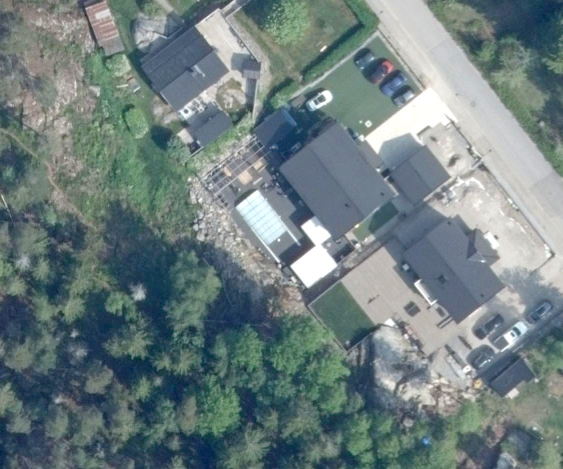
#> input picture addresses/abrahamsbergsvägen_18/assets/backyard.jpg, 1125 x 938 px, given in place of backyard.png, which was not available (shown at 1/2 size)
$ python 06_georeference_image.py
#> lines starting #> are read from the running program, lines starting #| are printed output that depends on the picture; after the words box and inside, x2 and y2 are one past the last pixel; in counts of white or black regions, pixels touching at a corner belong together
import numpy as np, json, cv2
def lm(X, Y): return (673450 + X / 16, 6570319 - Y / 16)
pairs = [
    ('shed', lm(315, 150), (178.5, 47.5)),
    ('nw small roof', lm(215, 310), (110, 150)),
    ('pool enclosure', lm(365, 555), (180, 312.5)),
    ('house roof', lm(550, 445), (320, 235)),
    ('se neighbor', lm(830, 660), (495, 395)),
    ('garage', lm(760, 420), (462, 250)),
]
P = np.array([p[2] for p in pairs], float); G = np.array([p[1] for p in pairs], float)
A = []; b = []
for (x, y), (e, n) in zip(P, G):
    A.append([x, y, 1, 0]); b.append(e)
    A.append([-y, x, 0, 1]); b.append(n)
sol, *_ = np.linalg.lstsq(np.array(A), np.array(b), rcond=None)
a, bb, tx, ty = sol
def f(x, y): return (a * x + bb * y + tx, bb * x - a * y + ty)
for name, g, p in pairs:
    e, n = f(*p); print(f'{name:16s} residual {e-g[0]:6.2f} {n-g[1]:6.2f}')
scale = np.hypot(a, bb); rot = np.degrees(np.arctan2(bb, a))
print('meters per px', scale, 'px per m', 1 / scale, 'rotation', rot)
json.dump({'a': a, 'b': bb, 'tx': tx, 'ty': ty}, open('img4_sim.json', 'w'))
img = cv2.imread('input/backyard.png'); h, w = img.shape[:2]
#> further down, img is the input picture: shape (938, 1125, 3); mean B, G, R 127.3, 126.4, 110.7
#> after `h, w = img.shape[:2]`: h = 938; w = 1125
lmimg = cv2.imread('lm_ortho_hi.jpg')
out = np.zeros_like(img)
xs, ys = np.meshgrid(np.arange(w), np.arange(h))
E = a * xs + bb * ys + tx; N = bb * xs - a * ys + ty
mx = ((E - 673430) * 10).astype(np.float32); my = ((6570340 - N) * 10).astype(np.float32)
warped = cv2.remap(lmimg, mx, my, cv2.INTER_LINEAR)
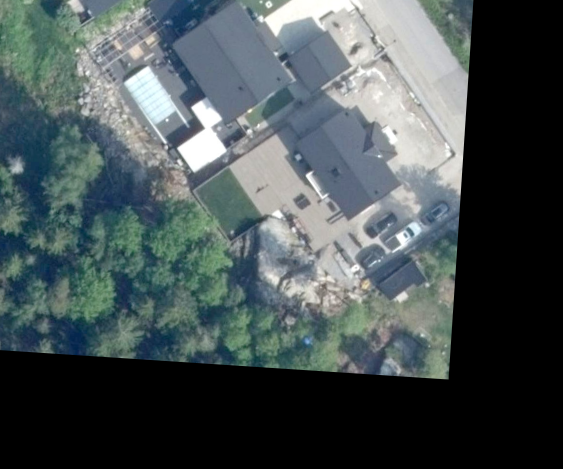
#> warped: shape (938, 1125, 3) (shown at 1/2 size); mean B, G, R 84, 82.5, 72.2
edges = cv2.Canny(cv2.cvtColor(warped, cv2.COLOR_BGR2GRAY), 60, 150)
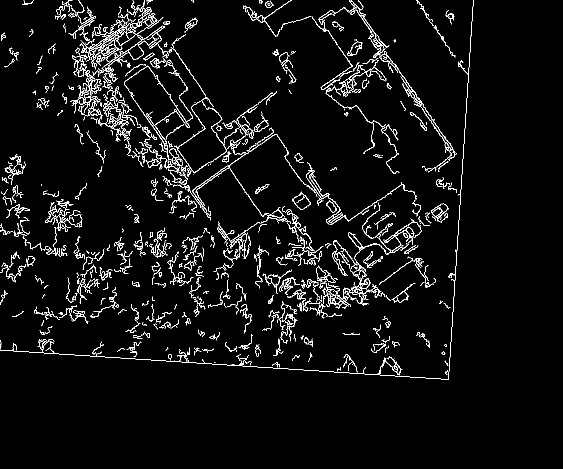
#> edges: shape (938, 1125) (shown at 1/2 size); 4.1% white in thin lines or dots, all inside (x1, y1, x2, y2) = (0, 0, 947, 759)
blend = cv2.addWeighted(img[..., :3], 0.6, warped, 0.4, 0)
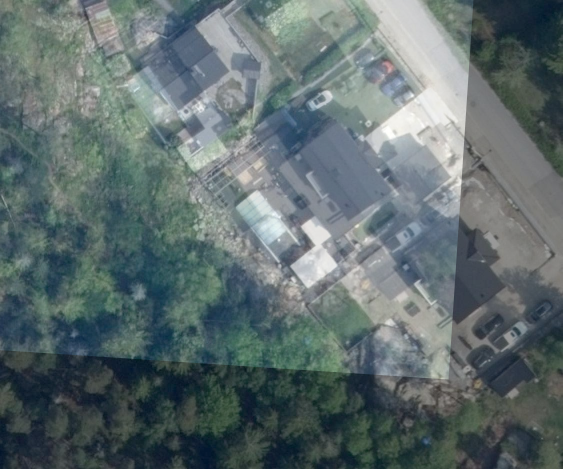
#> blend: shape (938, 1125, 3) (shown at 1/2 size); mean B, G, R 110, 108.9, 95.3
blend[edges > 0] = (0, 255, 255)
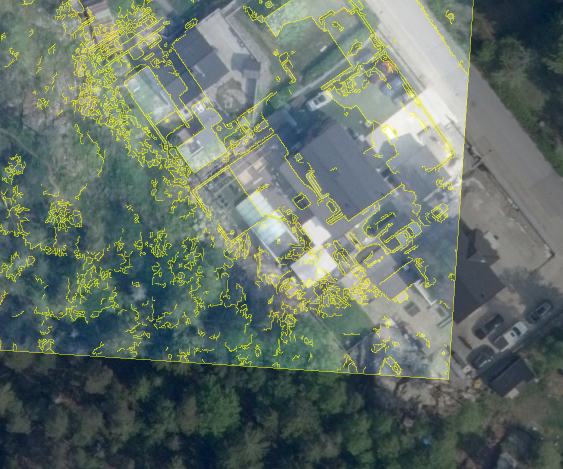
#> blend: shape (938, 1125, 3) (shown at 1/2 size); 4.1% of pixels changed, all inside (x1, y1, x2, y2) = (0, 0, 947, 759)
cv2.imwrite('georeference_check.jpg', cv2.resize(blend, (w * 2, h * 2)))
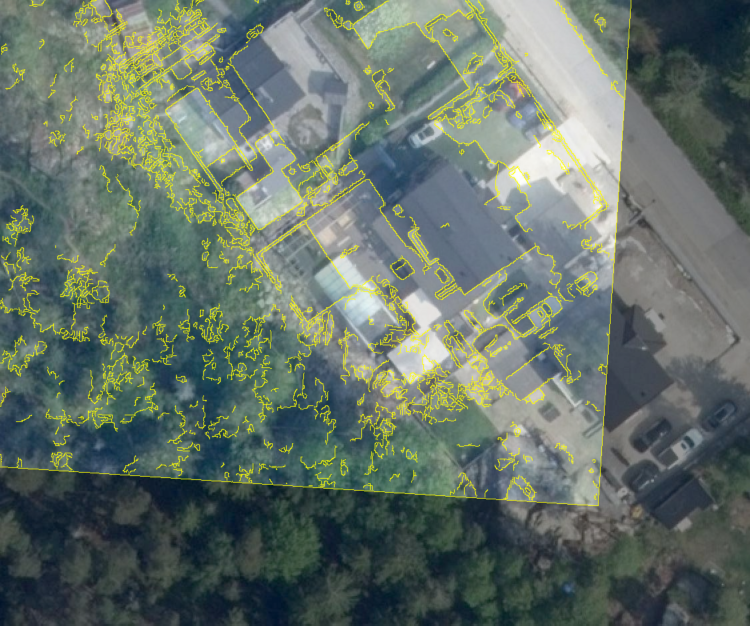
#> saved as georeference_check.jpg: shape (1876, 2250, 3) (shown at 1/3 size); mean B, G, R 104.5, 113.8, 100.9
